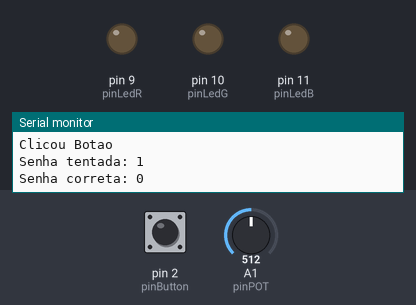
A sketch run on a simulated Arduino Uno, built with avr-gcc and run on an emulated ATmega328P. Shown: output pins drawn as LEDs (lit = HIGH), the last lines printed to the serial monitor. Dashed ring = blinking. The inputs (shaded band) are chosen by the test bench; at power-on: A1 (pinPOT) = 512, pin 2 (pinButton) HIGH.

Above: at 2.6 s.
2.7 s: A1 (pinPOT) set to 670
6.7 s: A1 (pinPOT) set to 691
At 6.98 s:
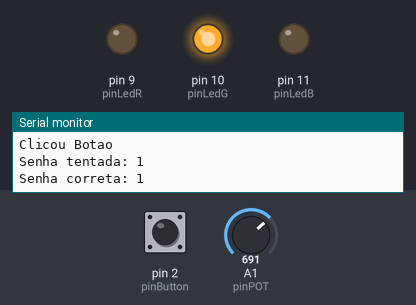
11.9 s: pin 2 (pinButton) pulled LOW for 1.9 s
15.4 s: A1 (pinPOT) set to 511
At 18.44 s:
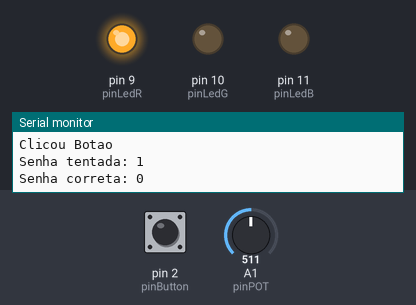
18.9 s: A1 (pinPOT) set to 716
At 20.7 s:
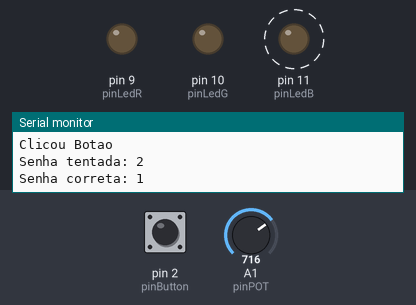
22.5 s: pin 2 (pinButton) driven LOW
At 24.9 s:
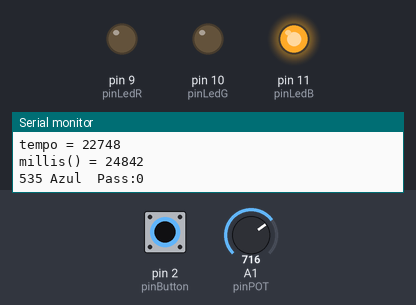
Timing chart, 0 to 26.4 s (numbered marks = the images above; inputs shaded):
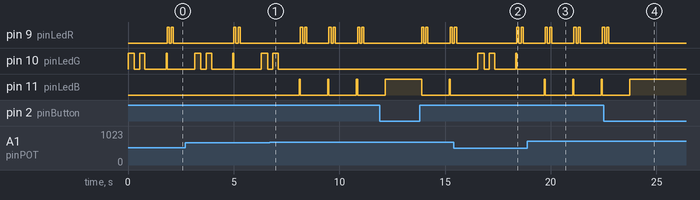

Measured:
- the behaviour switches between 683 and 684 on A1 (pinPOT) (found by bisection; images 0 and 1)
- after the input at 6.7 s, pin 10 (pinLedG): goes on until 7.1 s, then stays LOW; pin 11 (pinLedB): alternates HIGH for 0.05 s and LOW for 1.3 s, starting after 1.4 s
- after the input at 15.4 s, pin 10 (pinLedG): goes HIGH 0.30 s, LOW 0.25 s, HIGH 0.25 s, LOW 1.0 s, HIGH 0.05 s, then LOW, starting after 1.1 s; pin 11 (pinLedB): stops changing and stays LOW
- after the input at 18.9 s, pin 10 (pinLedG): stops changing and stays LOW; pin 11 (pinLedB): alternates HIGH for 0.05 s and LOW for 1.3 s, starting after 0.80 s
- after the input at 22.5 s, pin 9 (pinLedR): goes on until 22.7 s, then stays LOW; pin 11 (pinLedB): goes on until 23.7 s, then stays HIGH
- by itself, pin 9 (pinLedR): repeats every 1.4 s: LOW 0.10 s, HIGH 0.10 s, LOW 1.1 s, HIGH 0.10 s

The sketch:

stepperMatricial.ino
```cpp
//#include <Stepper.h>
int passwords[] = {1, 0, 2, 0};


const int pinLedR = 9;
const int pinLedG = 10;
const int pinLedB = 11;

const int pinPOT = A1;

const int pinButton = 2;

int estadoAntigo = LOW;
//const int stepsPerRevolution = 2050;

//Flag para contagem de acertos da senha;
int flag_pass = 0;

unsigned long tempo ;

//Inicializa a biblioteca utilizando as portas de 8 a 11 para
//ligacao ao motor
//Stepper myStepper(stepsPerRevolution, in1,in2,in3,in4);

void setup()
{
  pinMode(pinPOT, INPUT); //DEFINE O PINO COMO ENTRADA

  pinMode(pinButton, INPUT_PULLUP); //PINO DO BOTAO <= ENTRADA

  pinMode(pinLedR, OUTPUT);
  pinMode(pinLedG, OUTPUT);
  pinMode(pinLedB, OUTPUT);

  //Determina a velocidade inicial do motor
  // myStepper.setSpeed(5);
  Serial.begin(9600);
}

void loop()
{
  int valorPotenciometro = analogRead(pinPOT);
  int brilhoLeds  = map(valorPotenciometro, 0, 1023, 0, 765);
  float cores ;
  //Serial.print("Valor lido :");
  Serial.print(brilhoLeds, DEC);
  //Serial.print("Valor velocidade: ");
  // Serial.println(valVel, DEC);
  if (brilhoLeds <= 255) {
    Serial.print(" Vermelho  Pass:");
    digitalWrite(pinLedR, HIGH);
    digitalWrite(pinLedB, LOW);
    digitalWrite(pinLedG, LOW);
  }
  else if (brilhoLeds <= 510) {
    Serial.print(" Verde  Pass:");
    digitalWrite(pinLedR, LOW);
    digitalWrite(pinLedB, LOW);
    digitalWrite(pinLedG, HIGH);
  }
  else if (brilhoLeds <= 765 ) {
    digitalWrite(pinLedR, LOW);
    digitalWrite(pinLedB, HIGH);
    digitalWrite(pinLedG, LOW);
    Serial.print(" Azul  Pass:");
  }
  Serial.println(flag_pass);

  //int estado = readButtonDebounce( digitalRead(pinButton), pinButton );
  int estado = digitalRead(pinButton);
  delay (50);
  if (!estado) {
    //Serial.print("Estado: ");
    // Serial.println(estado, DEC);
    Serial.print("tempo = ");
    Serial.println(tempo, DEC);
    Serial.print("millis() = ");
    Serial.println(millis(), DEC);
    if ( (millis() - tempo ) >= 5000 && flag_pass > 0) {
      Serial.println("Reset");
      flag_pass = 0;

    }
    return ;
  }
  Serial.println("Clicou Botao");

  int passTry  = map(valorPotenciometro, 0, 1023, 0, 765);
  if (passTry <= 255) {
    passTry = 0;
  }
  else if (brilhoLeds <= 510) {
    passTry = 1;
  }
  else if (brilhoLeds <= 765 ) {
    passTry = 2;
  }

  Serial.print("Senha tentada: ");
  Serial.println(passTry, DEC);
  Serial.print("Senha correta: ");
  Serial.println(passwords[flag_pass], DEC);

  if (passTry == passwords[flag_pass]) {
    flag_pass++;
    piscarAcerto();
  }
  else {
    flag_pass = 0;
    piscarErro();
  }

  tempo = millis();


  delay(1000);
}

void piscarAcerto() {
  digitalWrite(pinLedR, LOW);
  digitalWrite(pinLedB, LOW);
  digitalWrite(pinLedG, HIGH);
  delay(250);
  digitalWrite(pinLedR, LOW);
  digitalWrite(pinLedB, LOW);
  digitalWrite(pinLedG, LOW);
  delay(250);
  digitalWrite(pinLedR, LOW);
  digitalWrite(pinLedB, LOW);
  digitalWrite(pinLedG, HIGH);
  delay(250);
  digitalWrite(pinLedR, LOW);
  digitalWrite(pinLedB, LOW);
  digitalWrite(pinLedG, LOW);
}

void piscarErro() {
  digitalWrite(pinLedR, HIGH);
  digitalWrite(pinLedB, LOW);
  digitalWrite(pinLedG, LOW);
  delay(100);
  digitalWrite(pinLedR, LOW);
  digitalWrite(pinLedB, LOW);
  digitalWrite(pinLedG, LOW);
  delay(100);
  digitalWrite(pinLedR, HIGH);
  digitalWrite(pinLedB, LOW);
  digitalWrite(pinLedG, LOW);
  delay(100);
  digitalWrite(pinLedR, LOW);
  digitalWrite(pinLedB, LOW);
  digitalWrite(pinLedG, LOW);
}
boolean readButtonDebounce (boolean estado, const int pinBotao) {
  boolean estadoAgora = digitalRead(pinBotao);
  if (estado ==  estadoAgora) {
    return estadoAgora;
  }
  else {
    delay (10);
    estadoAgora =  digitalRead(pinBotao);
    return estadoAgora;
  }
}
```
